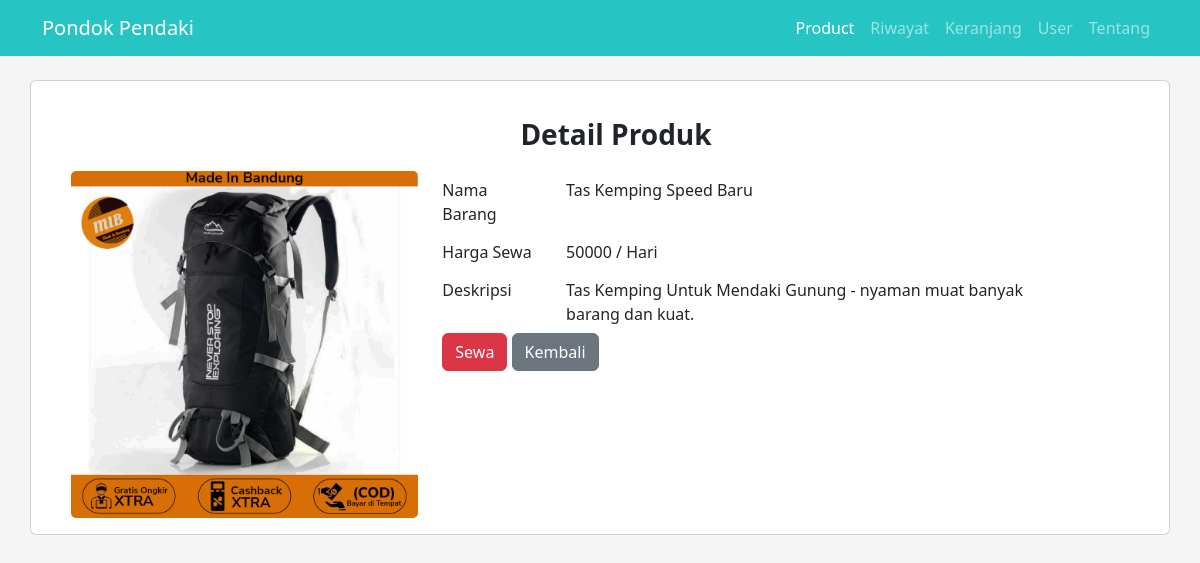
Screenshot of /member/detailProduk/12 with the database file from the repository.
### tables this page shows
CREATE TABLE `produk` (
  `id_produk` int(11) NOT NULL,
  `nama_produk` varchar(255) NOT NULL,
  `foto_produk` varchar(255) NOT NULL,
  `harga` int(11) NOT NULL,
  `jumlah` int(11) NOT NULL,
  `deskripsi` varchar(255) NOT NULL
);

### application/controllers/Member.php (called while the page is built, shortened)
<?php
class Member extends CI_Controller
{
    public function __construct()
    {
        $this->load->library('cart');
    }
    public function detailProduk($id)
    {
        $data['title'] = 'Menu Member';
        $data['tag'] = 'produk';
        $data['user'] = $this->db->get_where('user', ['email' => $this->session->userdata('email')])->row_array();
        $data['detail'] = $this->db->get_where('produk', ['id_produk' => $id])->row_array();
        $data['menu'] = $this->db->get('user_menu')->result_array();
        $this->load->view('member/header', $data);
        $this->load->view('member/navbar_member', $data);
        $this->load->view('member/detail_produk', $data);
        $this->load->view('member/footer');
    }
}

### index.php (called while the page is built, shortened)
<?php
require_once BASEPATH.'core/CodeIgniter.php';

### application/views/member/detail_produk.php (the view)
<div class="container-fluid">
    <br>
    <div class="container card">
      <div class="container mx-3 my-3">
      <p class="text-center fs-3 mt-3 fw-semibold"> Detail Produk </p>
        <div class="row">
          <div class="col-md-4">
            <img src="<?= base_url('assets/img/produk/') . $detail['foto_produk']; ?>" class="card-img" >
          </div>
          <div class="col-md-8">
            <div class="form-group row">
                <label  class="col-sm-2 col-form-label"> Nama Barang</label>
                <div class="col-sm-8">
                <label class="col-sm col-form-label"><?=$detail['nama_produk'];?></label>
              </div>
            </div>
            <div class="form-group row">
                <label  class="col-sm-2 col-form-label"> Harga Sewa</label>
                <div class="col-sm-5">
                <label class="col-sm-4 col-form-label"><?=$detail['harga'];?> / Hari</label>
              </div>
            </div>
            <div class="form-group row">
                <label  class="col-sm-2 col-form-label"> Deskripsi</label>
                <div class="col-sm-8">
                <label class="col-sm col-form-label"><?=$detail['deskripsi'];?></label>
              </div>
            </div>
            <div class="col-md-4">
              <a href="<?= base_url('member/addToCart/'). $detail['id_produk'] ?>" class="btn btn-danger">Sewa</a>
              <a href="<?= base_url('member/produk') ?>" class="btn btn-secondary">Kembali</a>
            </div>
          </div>
      </div>
    </div>
</div>

### rows the page displays
produk: foto_produk (picture), nama_produk "Tas Kemping Speed Baru", harga "50000", deskripsi "Tas Kemping Untuk Mendaki Gunung - nyaman muat banyak barang dan kuat."
